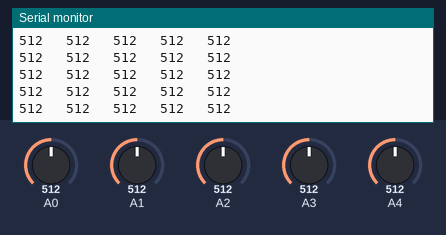
Recording of a sketch running on a simulated Arduino Uno, built for the host (arithmetic inside an expression is 32-bit, double 64-bit). On the bench: the last lines printed to the serial monitor. Inputs (shaded band) come from the test bench; at power-on: A0 = 512, A1 = 512, A2 = 512, A3 = 512, A4 = 512.

Above: at 1.2 s.
1.3 s: A0 set to 716
At 1.56 s:
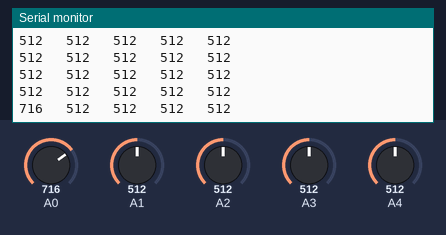
2.8 s: A1 set to 716
At 2.97 s:
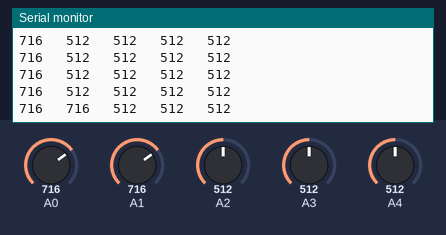
4.3 s: A2 set to 716
At 4.37 s:
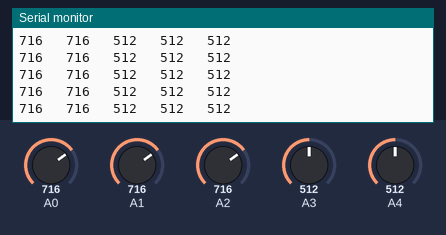
5.8 s: A3 set to 716
At 5.98 s:
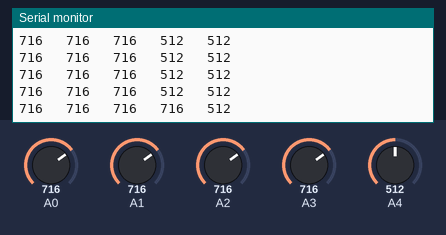
7.3 s: A4 set to 716
At 7.38 s:
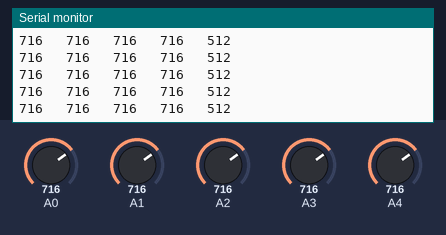
8.8 s: A0 set to 992
At 8.99 s:
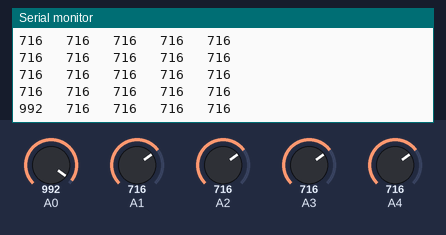
Timing chart, 0 to 11.3 s (numbered marks = the images above; inputs shaded):
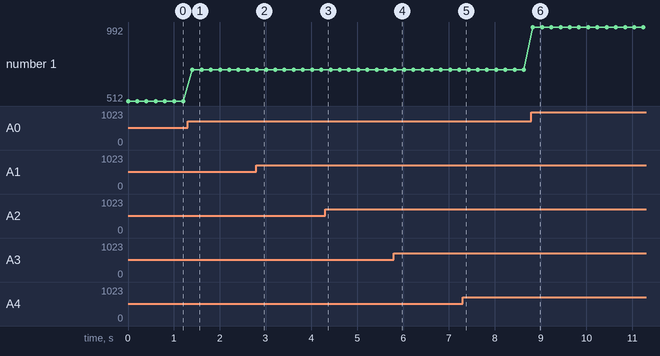

The sketch:

ir_value_reader.ino
```cpp
// ===== 5 IR SENSOR ANALOG ARRAY TEST CODE FOR STM32F103 =====

// Analog pins on STM32
int sensors[5] = {PA0, PA1, PA2, PA3, PA4};
int values[5];

void setup()
{
  Serial.begin(9600);   // USB serial
}

void loop()
{
  // Read all 5 sensors
  for(int i = 0; i < 5; i++)
  {
    values[i] = analogRead(sensors[i]);
  }

  // Print sensor values
  for(int i = 0; i < 5; i++)
  {
    Serial.print(values[i]);
    Serial.print("   ");
  }

  Serial.println();

  delay(200);
}
```

Measured:
- after the input at 1.3 s, the serial monitor: prints a new line after 0.11 s (image 1)
- after the input at 2.8 s, the serial monitor: prints a new line at once (image 2)
- after the input at 5.8 s, the serial monitor: prints a new line at once (image 4)
- after the input at 8.8 s, the serial monitor: prints a new line at once (image 6)
- plotted number 1: 512 → 716 after the input at 1.3 s, 716 → 992 after the input at 8.8 s
